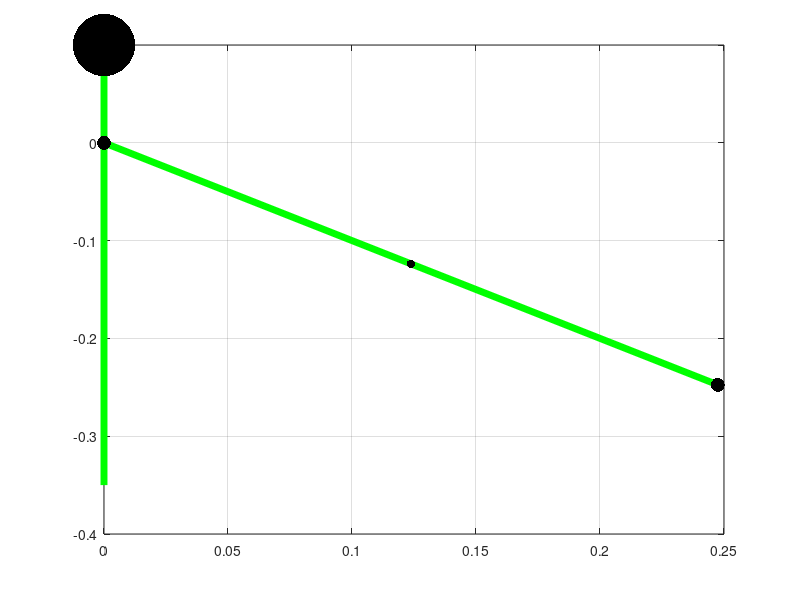

This chart was generated by the following MATLAB code: (Note: this script raises an error after producing the figure.)
clear all
close all
clc

%n = 100;
L_upper = 0.35;
L_fore = 0.26;

g = 9.81;   %gravity constant
m_tot = 70; %total body mass in Kg
p_upper = (2.71/100)*m_tot*g; %mass upper arm
p_fore = (1.62/100)*m_tot*g;  %mass forearm
p_hand = (0.61/100)*m_tot*g;  %mass hand
param = load('opt_param.mat'); %row vector
n = length(param.opt_param)/2;

radius = param.opt_param(1, n+1:end);
angle = param.opt_param(1, 1:n);

wh = p_hand*g; %weight of the hand
phi1 = -pi/4;
k = 10;
phi2 = linspace(0, 2*pi/3, k);

sh_pos = [0; 0];
el_pos = sh_pos + [L_upper*cos(phi1); L_upper*(sin(phi1))];
dist_se = [sh_pos, el_pos];

sh_el = [(sh_pos(1)+el_pos(1))/2; (sh_pos(2)+el_pos(2))/2];

head_pos = [0; .1];
bas_pos = [0; -.35];
dist_headbas = [head_pos, bas_pos];
nose_pos = [.07; .1];
dist_noshead = [head_pos, nose_pos];

figure(1)

plot(dist_headbas(1, :), dist_headbas(2, :), 'g', 'linewidth', 5);
hold on
plot(dist_se(1, :), dist_se(2, :), 'g', 'linewidth', 5);
grid on
hold on
scatter(head_pos(1), head_pos(2), 2000, 'k', 'filled');
hold on
scatter(el_pos(1), el_pos(2), 100, 'k', 'filled');
hold on
scatter(sh_pos(1), sh_pos(2), 100, 'k', 'filled');
hold on
scatter(sh_el(1), sh_el(2), 'k', 'filled');
hold on
arrow(sh_el, sh_el-[0; .01*p_upper]);
hold on
plot(dist_noshead(1, :), dist_noshead(2, :), 'k', 'linewidth', 5);

for j = 1:k
 
    alpha = phi2(j)+phi1;
    wr_pos = el_pos + [L_fore*cos(alpha); L_fore*(sin(alpha))];
    el_wr = [(el_pos(1)+wr_pos(1))/2; (el_pos(2)+wr_pos(2))/2];
    dist_ew = [el_pos, wr_pos];
    
    a = plot(dist_ew(1, :), dist_ew(2, :), 'g', 'linewidth', 5);
    hold on
    b = scatter(wr_pos(1), wr_pos(2), 100, 'k', 'filled');
    hold on
    c = scatter(el_wr(1), el_wr(2), 'k', 'filled');
    hold on
    handles = [];
    for i = 1:n
        f = draw_marionet_handles(radius(i), angle(i), el_pos, wr_pos);
        handles = [handles, f];
    end
    hold on
    d = arrow(el_wr, el_wr-[0; .01*p_fore]);
    hold on
    e = arrow(wr_pos, wr_pos-[0; .01*p_hand]);
    axis([-.05, .55, -0.5, .15])
    drawnow
    if (j ~= k)
        delete(a)
        delete(b)
        delete(c)
        delete(e)
        delete(d)
        delete(handles)
    end
end